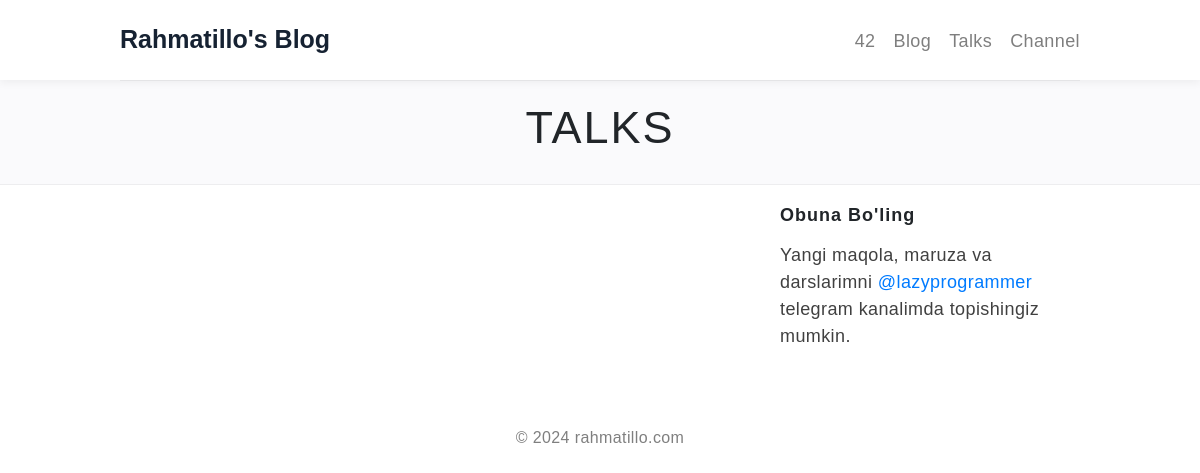
Before: /talks/ with the older database file.
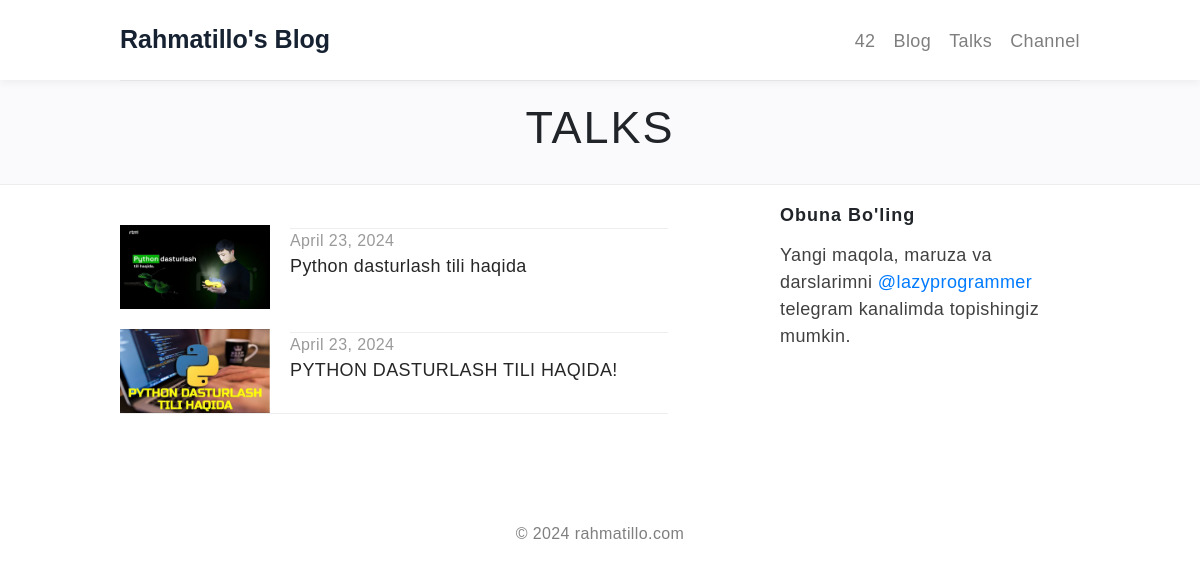
After: the same page with the newer database file.
### mainApp/models.py (models this page shows, shortened)
class Talks(models.Model):
    title = models.CharField(max_length=100)
    date = models.DateField(auto_now_add=True)
    photo = models.FileField(upload_to='photos')
    url = models.URLField(max_length=200)

### mainApp/views.py (the view)
# urls.py: path('talks/', TalksView.as_view(), name='talks'),
class TalksView(View):
    def get(self, request):
        talks = Talks.objects.order_by('-date')
        context = {'talks': talks}
        return render(request, 'talks.html', context)

### templates/talks.html (shortened to what this page needs)
<!DOCTYPE html>
<html lang="en">
{% load static %}
<head>
    <link rel="stylesheet" href="../static/css/talks.css">
</head>
<body>
    <header class="header--title flex align-items-center show-bg">
        <div class="container">
            <div class="align-items-center flex">
                <div class="logo-wrapper">
                    <a class="logo" href="{% url 'index' %}">Rahmatillo's Blog</a>
                </div>
                <ul class="nav align-items-center">
                    <li><a class="list-item" href="https://42.uz">42</a></li>
                    <li><a class="list-item" href="{% url 'blog' %}">Blog</a></li>
                    <li><a class="list-item" href="{% url 'talks' %}">Talks</a></li>
                    <li><a class="list-item" href="https://t.me/s/rahmatillo_portfolio" target="_blank">Channel</a></li>
                </ul>
            </div>
        </div>
    </header>
    <section class="section-title">
        <div class="container">
            <div class="section-content">
                <h1>Talks</h1>
            </div>
        </div>
    </section>
    <section id class="flex align-items-center">
        <div class="container">
            <div class="row justify-between align-top">
                <div id="archive" class="col-md-7">
                    <ul class="list-wrapper talks">
                        {% for talk in talks %}
                        <li>
                            <div>
                                <img class="thumbnail" src="{{ talk.photo.url }}"
                                    width="150">
                            </div>
                            <a class="list-item" href="{{ talk.url }}" target="_blank">
                                <div class="date">{{ talk.date }}</div>
                                <div class="title">{{ talk.title }}</div>
                                <div> &nbsp; </div>
                            </a>
                        </li>
                        {% endfor %}
                    </ul>
                </div>
                <div class="subscribe-form  col-md-4 sticky " id="mc-embedded-subscribe-form"
                    name="mc-embedded-subscribe-form">
                    <h6>Obuna Bo'ling</h6>
                    <p>
                        Yangi maqola, maruza va darslarimni <a href="https://t.me/lazyprogrammer">@lazyprogrammer</a>
                        telegram kanalimda topishingiz mumkin.
                    </p>
                </div>
            </div>
        </div>
    </section>
    <footer>
        <div class="container">
            <div class="row">
                <p>
                    &copy; 2024 rahmatillo.com
                </p>
            </div>
        </div>
    </footer>
</body>
</html>

Changed rows visible on the page:
added Talks: photo (picture), date "April 23, 2024", title "Python dasturlash tili haqida"
added Talks: photo (picture), date "April 23, 2024", title "PYTHON DASTURLASH TILI HAQIDA!"
